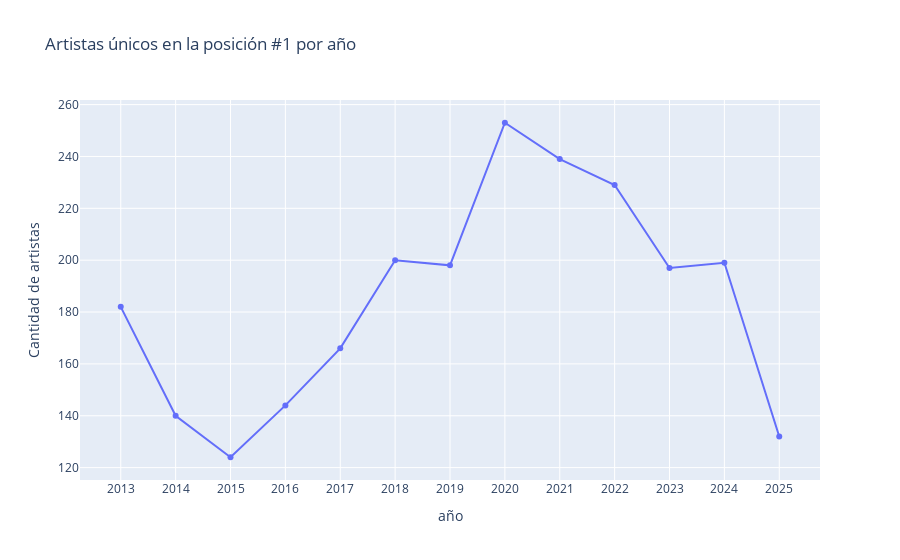

Notebook cell for this chart:
### Code cell
top_1 = df[df["Peak_Position"] == 1].copy()
# Extraer el año
top_1["year"] = top_1["Date"].dt.year

# Contar artistas únicos por año
artistas_por_anio = top_1.groupby("Year")["Artist"].nunique().reset_index()
artistas_por_anio.columns = ["año", "artistas_unicos_en_posicion_1"]

print(artistas_por_anio)

fig = px.line(
    artistas_por_anio,
    x="año",
    y="artistas_unicos_en_posicion_1",
    markers=True,
    title="Artistas únicos en la posición #1 por año",
    labels={"anio": "Año", "artistas_unicos_en_posicion_1": "Artistas únicos en #1"},
)

fig.update_layout(
    xaxis=dict(dtick=1), yaxis=dict(title="Cantidad de artistas"), hovermode="x unified"
)

fig.show()

### Figure 1 — Plotly figure (JSON) as saved in the notebook; plotly's stock layout.template omitted (floating-point values rounded to 4 significant figures)
{"data": [{"hovertemplate": "año=%{x}<br>Artistas únicos en #1=%{y}<extra></extra>", "legendgroup": "", "line": {"color": "#636efa", "dash": "solid"}, "marker": {"symbol": "circle"}, "mode": "lines+markers", "name": "", "orientation": "v", "showlegend": false, "type": "scatter", "x": [2013, 2014, 2015, 2016, 2017, 2018, 2019, 2020, 2021, 2022, 2023, 2024, 2025], "xaxis": "x", "y": [182, 140, 124, 144, 166, 200, 198, 253, 239, 229, 197, 199, 132], "yaxis": "y"}], "layout": {"hovermode": "x unified", "legend": {"tracegroupgap": 0}, "title": {"text": "Artistas únicos en la posición #1 por año"}, "xaxis": {"anchor": "y", "domain": [0, 1], "dtick": 1, "title": {"text": "año"}}, "yaxis": {"anchor": "x", "domain": [0, 1], "title": {"text": "Cantidad de artistas"}}}}
